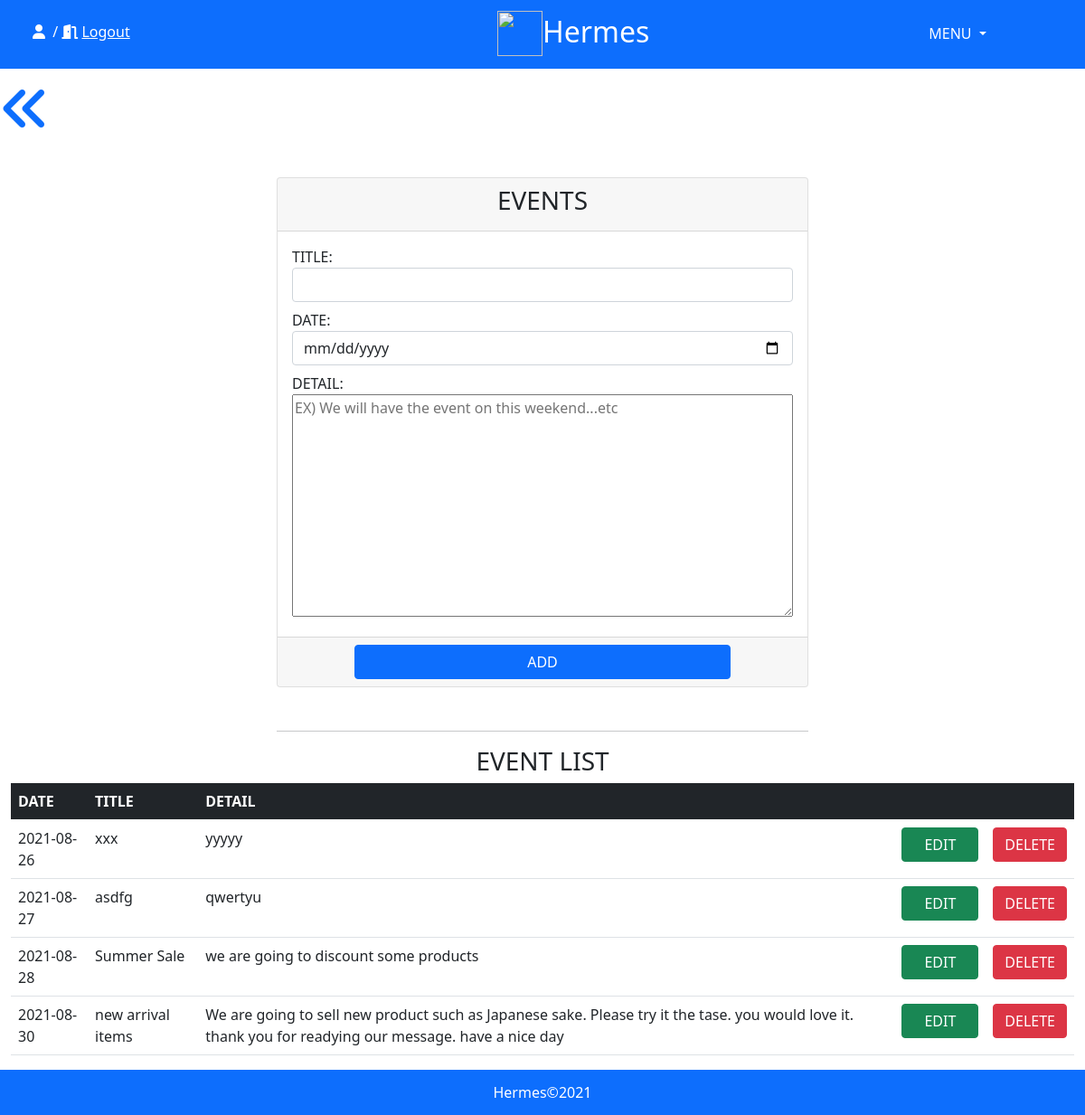
Screenshot of /events.php with the database file from the repository.
### tables this page shows
CREATE TABLE `events` (
  `event_id` int(11) NOT NULL,
  `event_title` varchar(100) NOT NULL,
  `event_detail` varchar(255) NOT NULL,
  `event_date` date NOT NULL
);

### classes/config.php (called while the page is built, shortened)
<?php
class config{
    private $servername='localhost';
    private $username='root';
    private $password='root';
    private $db_name='hermes';
    public function __construct()
    {
        $this->conn= new mysqli($this->servername,$this->username,$this->password,$this->db_name);
        return $this->conn;
    }
}
?>

### datafiles.php (called while the page is built, shortened)
<?php
include 'classes/person.php';
$personObj= new person;
?>

### classes/person.php (called while the page is built, shortened)
<?php
include 'config.php';
class  person extends config{
    public function dispalyEventsTable(){
        $sql="SELECT * FROM `events` ORDER BY `event_date` asc";
        $result=$this->conn->query($sql);
        $rows=array();
        if($result->num_rows>0){
            while($displayEvent=$result->fetch_assoc()){
                $rows[]=$displayEvent;
            }
            return $rows;
        }else{
            return false;
        }
    }
 }
?>

### events.php (the view, shortened to what this page needs)
<?php
    include 'datafiles.php';
?>
<!doctype html>
<html lang="en">
  <head>
    <link rel="stylesheet" href="https://cdn.jsdelivr.net/npm/bootstrap@5.0.2/dist/css/bootstrap.min.css">
  </head>
  <body>
      <header><?php include 'header.php'?></header>
        <a href="adminDashboard.php"><i class="fas fa-angle-double-left display-4 mt-3"></i></a>
      <main>
        <div class="container-fluid">
            <div class="card w-50 mx-auto mt-5">
                <div class="card-header">
                    <h3 class="text-center">EVENTS</h3>
                </div>
                <form action="" method="POST" class="">
                    <div class="card-body">
                        <label for="">TITLE:</label>
                        <input type="text" name="event_title" class="form-control w-100">
                        <label for="" class="mt-2">DATE:</label>
                        <input type="date" name="event_date" id="" class="form-control">
                        <label for="" class="mt-2">DETAIL:</label>
                        <textarea name="event_detail" class="w-100" id="" cols="30" rows="10" maxlength="255" placeholder="EX) We will have the event on this weekend...etc"></textarea>
                    </div>
                    <div class="card-footer text-center">
                        <input type="submit" name="add_event" value="ADD" class="btn btn-primary w-75">
                    </div>
                </form>
            </div>
            <hr class="w-50 mx-auto mt-5">
            <section class="mt-3">
                <h3 class="text-center">EVENT LIST</h3>
                <table class="table table-hover w-100 mx-auto">
                    <thead class="table-dark">
                            <th>DATE</th>
                            <th>TITLE</th>
                            <th>DETAIL</th>
                            <th colspan="2"></th>
                    </thead>
                    <tbody>
                        <?php
                            $displayEvent=$personObj->dispalyEventsTable();
                            if($displayEvent==false){
                        ?>
                        <td colspan="5" class="text-danger">No Record Found</td>
                        <?php
                            }else{
                                foreach($displayEvent as $Eve){
                        ?>
                        <tr>
                            <td><?php echo $Eve['event_date'];?></td>
                            <td><?php echo $Eve['event_title'];?></td>
                            <td><?php echo $Eve['event_detail'];?></td>
                            <td><a href="edit_event.php?event_id=<?php echo $Eve['event_id'];?>" class="btn btn-success ps-4 pe-4">EDIT</a></td>
                            <td>
                                    <button type="button" class="btn btn-danger" data-bs-toggle="modal" data-bs-target="#modal<?php echo $Eve['event_id'];?>_event">
                                        DELETE
                                    </button>
                        </tr>
                        <?php
                            }
                        }
                        ?>
                    </tbody>
                </table >
            </section>
        </div>
      </main>
      <footer><?php include 'footer.php';?></footer>
  </body>
</html>

### rows the page displays
events: event_date "2021-08-26", event_title "xxx", event_detail "yyyyy"
events: event_date "2021-08-27", event_title "asdfg", event_detail "qwertyu"
events: event_date "2021-08-28", event_title "Summer Sale", event_detail "we are going to discount some products"
events: event_date "2021-08-30", event_title "new arrival items", event_detail "We are going to sell new product such as Japanese sake. Please try it the tase. you would love it. thank you for readying our message. have a nice day"
